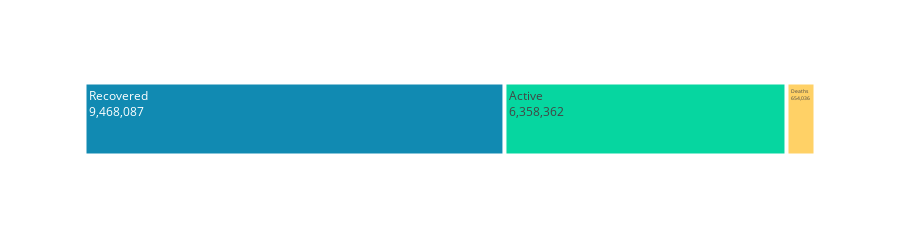

The notebook cell saved with this chart:
### Markdown cell above
## Tree map
[Tree Maps](https://en.wikipedia.org/wiki/Treemapping) are primarily used to display data that is grouped and nested in a hierarchical (or tree-based) structure. In this particular example there are only 3 groups of data, thus the graph whould look like rather simple and has only 1 dimension.

### Code cell
fig.show()

### Figure 1 — Plotly figure (JSON) as saved in the notebook; plotly's stock layout.template omitted (floating-point values rounded to 4 significant figures)
{"data": [{"branchvalues": "total", "domain": {"x": [0, 1], "y": [0, 1]}, "hovertemplate": "labels=%{label}<br>value=%{value}<br>parent=%{parent}<br>id=%{id}<extra></extra>", "ids": ["Active", "Deaths", "Recovered"], "labels": ["Active", "Deaths", "Recovered"], "name": "", "parents": ["", "", ""], "textinfo": "label+text+value", "type": "treemap", "values": [6358362, 654036, 9468087]}], "layout": {"height": 225, "legend": {"tracegroupgap": 0}, "margin": {"t": 60}, "treemapcolorway": ["#118ab2", "#06d6a0", "#ffd166"]}}
